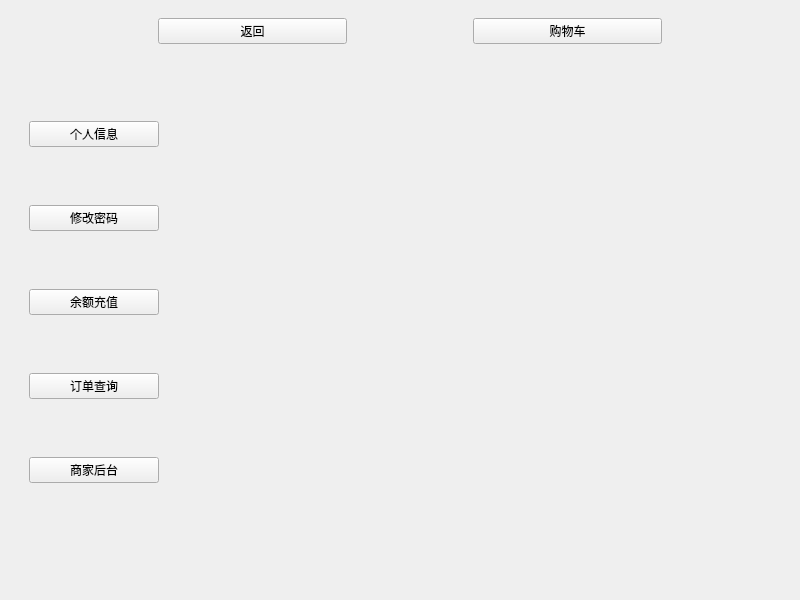
<?xml version="1.0" encoding="UTF-8"?>
<ui version="4.0">
 <class>user_center</class>
 <widget class="QMainWindow" name="user_center">
  <property name="geometry">
   <rect>
    <x>0</x>
    <y>0</y>
    <width>800</width>
    <height>600</height>
   </rect>
  </property>
  <property name="windowTitle">
   <string>MainWindow</string>
  </property>
  <widget class="QWidget" name="centralwidget">
   <layout class="QVBoxLayout" name="verticalLayout">
    <item>
     <widget class="QWidget" name="widget_menu" native="true">
      <property name="sizePolicy">
       <sizepolicy hsizetype="Preferred" vsizetype="Fixed">
        <horstretch>0</horstretch>
        <verstretch>0</verstretch>
       </sizepolicy>
      </property>
      <layout class="QHBoxLayout" name="horizontalLayout">
       <item>
        <spacer name="horizontalSpacer">
         <property name="orientation">
          <enum>Qt::Horizontal</enum>
         </property>
         <property name="sizeType">
          <enum>QSizePolicy::Preferred</enum>
         </property>
         <property name="sizeHint" stdset="0">
          <size>
           <width>140</width>
           <height>20</height>
          </size>
         </property>
        </spacer>
       </item>
       <item>
        <widget class="QPushButton" name="btn_index">
         <property name="text">
          <string>返回</string>
         </property>
        </widget>
       </item>
       <item>
        <spacer name="horizontalSpacer_4">
         <property name="orientation">
          <enum>Qt::Horizontal</enum>
         </property>
         <property name="sizeType">
          <enum>QSizePolicy::Preferred</enum>
         </property>
         <property name="sizeHint" stdset="0">
          <size>
           <width>120</width>
           <height>20</height>
          </size>
         </property>
        </spacer>
       </item>
       <item>
        <widget class="QPushButton" name="btn_chart">
         <property name="text">
          <string>购物车</string>
         </property>
        </widget>
       </item>
       <item>
        <spacer name="horizontalSpacer_6">
         <property name="orientation">
          <enum>Qt::Horizontal</enum>
         </property>
         <property name="sizeType">
          <enum>QSizePolicy::Preferred</enum>
         </property>
         <property name="sizeHint" stdset="0">
          <size>
           <width>120</width>
           <height>20</height>
          </size>
         </property>
        </spacer>
       </item>
      </layout>
     </widget>
    </item>
    <item>
     <widget class="QWidget" name="widget" native="true">
      <widget class="QWidget" name="widget_6" native="true">
       <property name="geometry">
        <rect>
         <x>20</x>
         <y>10</y>
         <width>130</width>
         <height>471</height>
        </rect>
       </property>
       <layout class="QVBoxLayout" name="verticalLayout_3">
        <item>
         <widget class="QPushButton" name="btn_info">
          <property name="text">
           <string>个人信息</string>
          </property>
         </widget>
        </item>
        <item>
         <widget class="QPushButton" name="btn_changePwd">
          <property name="text">
           <string>修改密码</string>
          </property>
         </widget>
        </item>
        <item>
         <widget class="QPushButton" name="btn_recharge">
          <property name="text">
           <string>余额充值</string>
          </property>
         </widget>
        </item>
        <item>
         <widget class="QPushButton" name="btn_order">
          <property name="text">
           <string>订单查询</string>
          </property>
         </widget>
        </item>
        <item>
         <widget class="QPushButton" name="btn_mback">
          <property name="text">
           <string>商家后台</string>
          </property>
         </widget>
        </item>
       </layout>
      </widget>
      <widget class="QStackedWidget" name="stackedWidget">
       <property name="geometry">
        <rect>
         <x>170</x>
         <y>10</y>
         <width>600</width>
         <height>500</height>
        </rect>
       </property>
       <widget class="QWidget" name="page"/>
       <widget class="QWidget" name="page_2"/>
      </widget>
     </widget>
    </item>
   </layout>
  </widget>
 </widget>
 <resources/>
 <connections/>
</ui>
